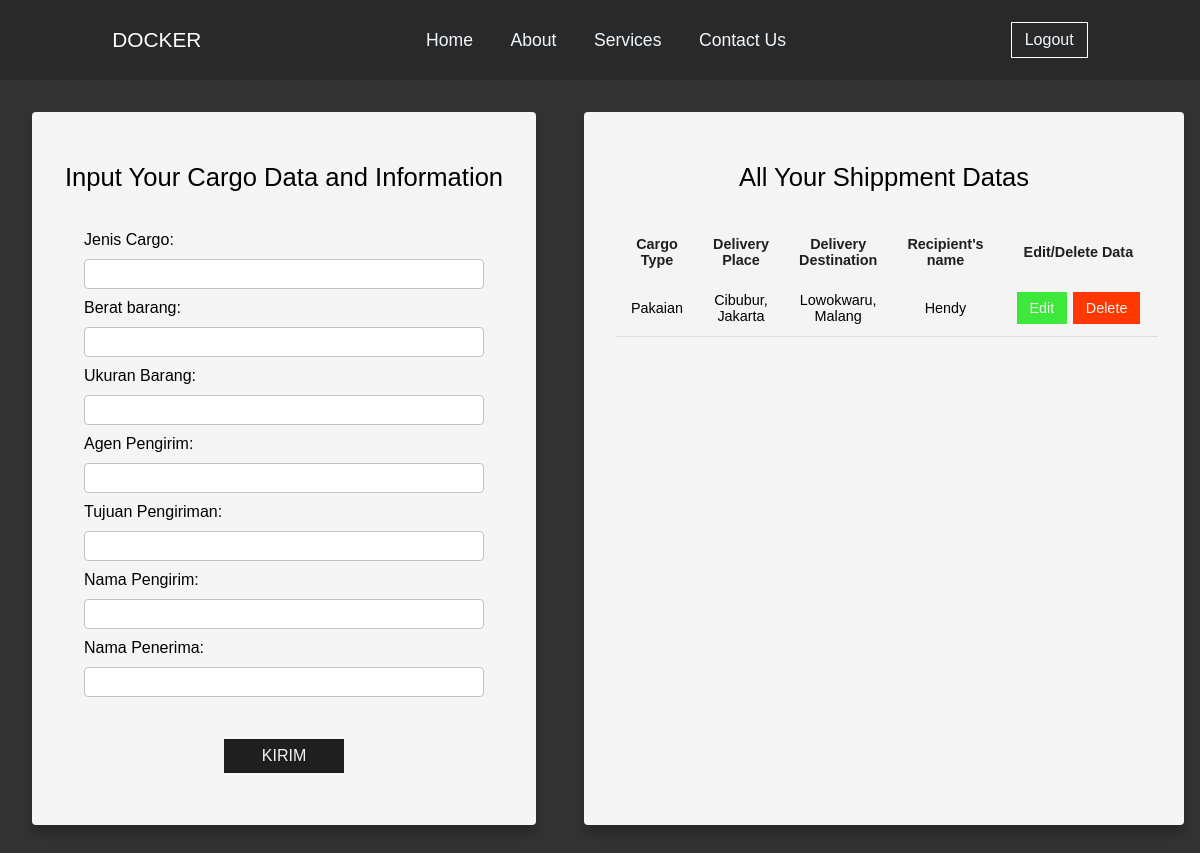
Screenshot of /cargo/add/ (signed in) with the database file from the repository.
### myapp/models.py (models this page shows, shortened)
class Cargo(models.Model):
    user = models.ForeignKey(User, on_delete=models.CASCADE)
    jenis_cargo = models.CharField(max_length=100)
    berat = models.FloatField()
    ukuran = models.FloatField()
    agen_pengiriman = models.CharField(max_length=100)
    tujuan_pengiriman = models.CharField(max_length=100)
    nama_pengirim = models.CharField(max_length=100)
    nama_penerima = models.CharField(max_length=100)
    created_at = models.DateTimeField(auto_now_add=True)

### myapp/views.py (the view)
# urls.py: path('cargo/add/', views.add_cargo, name='add_cargo'),
@login_required(login_url='login')
def add_cargo(request):
    cargos = Cargo.objects.filter(user=request.user)
    if request.method == 'POST':
        form = CargoForm(request.POST)
        if form.is_valid():
            cargo = form.save(commit=False)
            cargo.user = request.user
            cargo.save()
            return redirect('add_cargo')
    else:
        form = CargoForm()
    return render(request, 'cargo_page.html', {'form': form, 'cargos': cargos})

### myapp/forms.py
class CargoForm(forms.ModelForm):
    class Meta:
        model = Cargo
        fields = ['jenis_cargo', 'berat', 'ukuran', 'agen_pengiriman', 'tujuan_pengiriman', 'nama_pengirim', 'nama_penerima']

### template/cargo_page.html (shortened to what this page needs)
{% load static %}
<!DOCTYPE html>
<html lang="en">
  <head>
    <link rel="stylesheet" href="{% static 'assets/css/cargo_style.css' %}" />
  </head>
  <body>
    <div class="content">
      <div class="tab">
        <p>DOCKER</p>
        <ul>
          <li><a href="/">Home</a></li>
          <li><a href="#">About</a></li>
          <li><a href="#">Services</a></li>
          <li><a href="#">Contact Us</a></li>
        </ul>
        {% if user.is_authenticated %}
        <a class="user" href="logout">Logout</a>
        {% else %}
        <a class="user" href="register">Register</a>
        {% endif %}
      </div>
      <div class="sub-content">
        <div class="form">
          <p>Input Your Cargo Data and Information</p>
          <form method="POST" class="cargo-form">
            <label for="id_jenis_cargo">Jenis Cargo:</label>
            {{ form.jenis_cargo }}
            <label for="id_berat">Berat barang:</label>
            {{form.berat}}
            <label for="id_ukuran">Ukuran Barang:</label>
            {{form.ukuran}}
            <label for="id_agen_pengiriman">Agen Pengirim:</label>
            {{form.agen_pengiriman}}
            <label for="id_tujuan_pengiriman">Tujuan Pengiriman:</label>
            {{form.tujuan_pengiriman}}
            <label for="id_nama_pengirim">Nama Pengirim:</label>
            {{form.nama_pengirim}}
            <label for="id_nama_penerima">Nama Penerima:</label>
            {{form.nama_penerima}}
            <button type="submit">Kirim</button>
          </form>
      </div>
        <div class="tab-container">
          <p>All Your Shippment Datas</p>
          <table class="content-table">
            <thead>
              <tr>
                <th>Cargo Type</th>
                <th>Delivery Place</th>
                <th>Delivery Destination</th>
                <th>Recipient's name</th>
                <th>Edit/Delete Data</th>
              </tr>
            </thead>
            <tbody>
              {% if not cargos %}
              <tr>
                <td>No Data</td>
                <td>No Data</td>
                <td>No Data</td>
                <td>No Data</td>
                <td>
                  No Data
                </td>
              </tr>
              {% else %}
              {% for cargo in cargos %}
              <tr>
                <td>{{cargo.jenis_cargo}}</td>
                <td>{{cargo.agen_pengiriman}}</td>
                <td>{{cargo.tujuan_pengiriman}}</td>
                <td>{{cargo.nama_penerima}}</td>
                <td>
                  <a class="edit" href="{% url 'edit_cargo' cargo.id %}">Edit</a><a class="delete" href="{% url 'delete_cargo' cargo.id %}">Delete</a>
                </td>
              </tr>
              {% endfor %}
              {% endif %}
            </tbody>
          </table>
        </div>
      </div>
  </body>
</html>

### static/assets/css/cargo_style.css (style rules this page uses)
* { padding: 0; margin: 0; box-sizing: border-box; font-family: Arial, Helvetica, sans-serif; }
.content { height: fit-content; width: 100%; padding-bottom: 5rem; background-color: rgb(52, 52, 52); }
.tab { display: flex; background: rgb(41, 41, 41); justify-content: space-around; color: rgb(255, 255, 255); height: 5rem; align-items: center; }
.tab p { font-size: 1.3em; }
.tab ul { list-style: none; display: flex; width: 30%; justify-content: space-between; }
.tab ul li a { text-decoration: none; color: aliceblue; font-size: 1.1em; }
.tab a.user { text-decoration: none; color: aliceblue; border: 1px solid #fff; padding: 8px 13px; transition: 0.3s; }
.sub-content { display: flex; width: 100%; height: fit-content; }
.form { width: 50%; padding: 2rem; margin: 2rem 1rem 0 2rem; background-color: whitesmoke; border-radius: 4px; box-shadow: 0 8px 16px rgba(0, 0, 0, 0.3); }
.form p { text-align: center; font-size: 1.6em; margin: 1.2rem 0; }
.form form { display: flex; flex-direction: column; width: 100%; height: 100%; padding: 20px; }
.cargo-form input { width: 100%; height: 30px; background: white; border-radius: 4px; border: 1px solid silver; margin: 10px 0 10px 0; padding: 0 10px; }
.cargo-form button { margin-left: 50%; transform: translateX(-50%); margin-top: 2rem; width: 120px; height: 34px; border: none; outline: none; background: rgb(31, 31, 31); cursor: pointer; font-size: 16px; text-transform: uppercase; color: whitesmoke; transition: 0.3s; }
.tab-container { width: 50%; padding: 2rem; margin: 2rem 1rem 0 2rem; background-color: whitesmoke; border-radius: 4px; box-shadow: 0 8px 16px rgba(0, 0, 0, 0.3); }
.tab-container p { text-align: center; font-size: 1.6em; margin: 1.2rem 0 2rem; }
.content .content-table { border-collapse: collapse; font-size: 0.9em; width: 100%; text-align: center; background-color: rgba(245, 245, 245, 0.67); }
.content .content-table thead tr { color: rgb(31, 31, 31); font-weight: bold; }
.content-table th, .content-table td { padding: 12px 15px; }
.content-table tbody tr { border-bottom: 1px solid #dddddd; }
.content-table tbody a { text-decoration: none; color: whitesmoke; padding: 0.5rem 0.8rem; margin: 0 3px 0 3px; }
.content-table tbody a.edit { background-color: rgb(61, 232, 58); }
.content-table tbody a.delete { background-color: rgb(255, 55, 0); }

### rows the page displays
Cargo: jenis_cargo "Pakaian", agen_pengiriman "Cibubur, Jakarta", tujuan_pengiriman "Lowokwaru, Malang", nama_penerima "Hendy"
